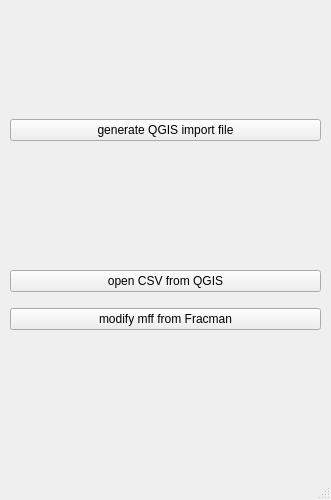
<?xml version="1.0" encoding="UTF-8"?>
<ui version="4.0">
 <class>MainWindow</class>
 <widget class="QMainWindow" name="MainWindow">
  <property name="geometry">
   <rect>
    <x>0</x>
    <y>0</y>
    <width>331</width>
    <height>500</height>
   </rect>
  </property>
  <property name="windowTitle">
   <string>MainWindow</string>
  </property>
  <widget class="QWidget" name="centralwidget">
   <widget class="QWidget" name="verticalLayoutWidget">
    <property name="geometry">
     <rect>
      <x>10</x>
      <y>90</y>
      <width>311</width>
      <height>80</height>
     </rect>
    </property>
    <layout class="QVBoxLayout" name="verticalLayout_2">
     <item>
      <widget class="QPushButton" name="generate_QGIS_import_file">
       <property name="text">
        <string>generate QGIS import file</string>
       </property>
      </widget>
     </item>
    </layout>
   </widget>
   <widget class="QWidget" name="verticalLayoutWidget_2">
    <property name="geometry">
     <rect>
      <x>10</x>
      <y>260</y>
      <width>311</width>
      <height>80</height>
     </rect>
    </property>
    <layout class="QVBoxLayout" name="verticalLayout_3">
     <item>
      <widget class="QPushButton" name="open_CSV_from_QGIS">
       <property name="text">
        <string>open CSV from QGIS</string>
       </property>
      </widget>
     </item>
     <item>
      <widget class="QPushButton" name="modify_mff_from_Fracman">
       <property name="text">
        <string>modify mff from Fracman</string>
       </property>
      </widget>
     </item>
    </layout>
   </widget>
  </widget>
  <widget class="QMenuBar" name="menubar">
   <property name="geometry">
    <rect>
     <x>0</x>
     <y>0</y>
     <width>331</width>
     <height>21</height>
    </rect>
   </property>
  </widget>
  <widget class="QStatusBar" name="statusbar"/>
 </widget>
 <resources/>
 <connections/>
</ui>
